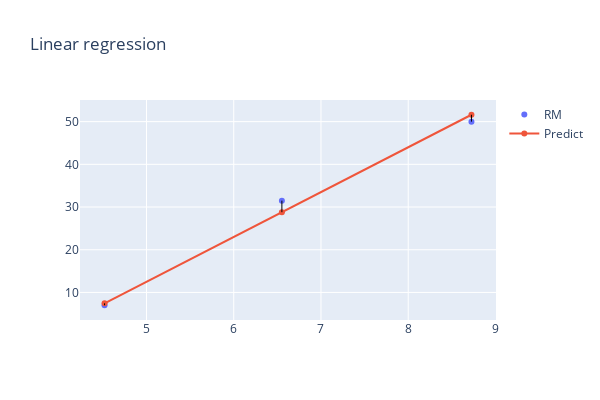

Notebook code cell kept with this figure:
### Code cell
fig = make_subplots(rows=1, cols=1)

fig.add_trace(
    go.Scatter(
        x=X_train_s,
        y=y_train_s,
        mode='markers',
        name=X_df.columns[5]
    ))

fig.add_trace(
    go.Line(
        x=X_train_s,
        y=f_wb,
        name='Predict'
    ))

shapes = []

m = X_train_s.shape[0]

for i in range(m):
    shapes.append(
        go.layout.Shape(
            type="line",
            x0=X_train_s[i],
            y0=f_wb[i],
            x1=X_train_s[i],
            y1=y_train_s[i],
            line=dict(
                #color=np.random.choice(colors,1)[0],
                color = 'black',
                width=1),
            opacity=1,
            layer='above'
            )
        )

# include shapes in layout
fig.update_layout(shapes=shapes)
fig.update_layout(height=400, width=600, title_text="Linear regression")
fig.show()

### Figure 1 — Plotly figure (JSON) as saved in the notebook; plotly's stock layout.template omitted (floating-point values rounded to 4 significant figures)
{"data": [{"mode": "markers", "name": "RM", "type": "scatter", "x": [4.519, 6.552, 8.725], "y": [7, 31.5, 50]}, {"name": "Predict", "type": "scatter", "x": [4.519, 6.552, 8.725], "y": [7.45, 28.8, 51.61]}], "layout": {"height": 400, "shapes": [{"layer": "above", "line": {"color": "black", "width": 1}, "opacity": 1, "type": "line", "x0": 4.519, "x1": 4.519, "y0": 7.45, "y1": 7}, {"layer": "above", "line": {"color": "black", "width": 1}, "opacity": 1, "type": "line", "x0": 6.552, "x1": 6.552, "y0": 28.8, "y1": 31.5}, {"layer": "above", "line": {"color": "black", "width": 1}, "opacity": 1, "type": "line", "x0": 8.725, "x1": 8.725, "y0": 51.61, "y1": 50}], "title": {"text": "Linear regression"}, "width": 600, "xaxis": {"anchor": "y", "domain": [0, 1]}, "yaxis": {"anchor": "x", "domain": [0, 1]}}}
